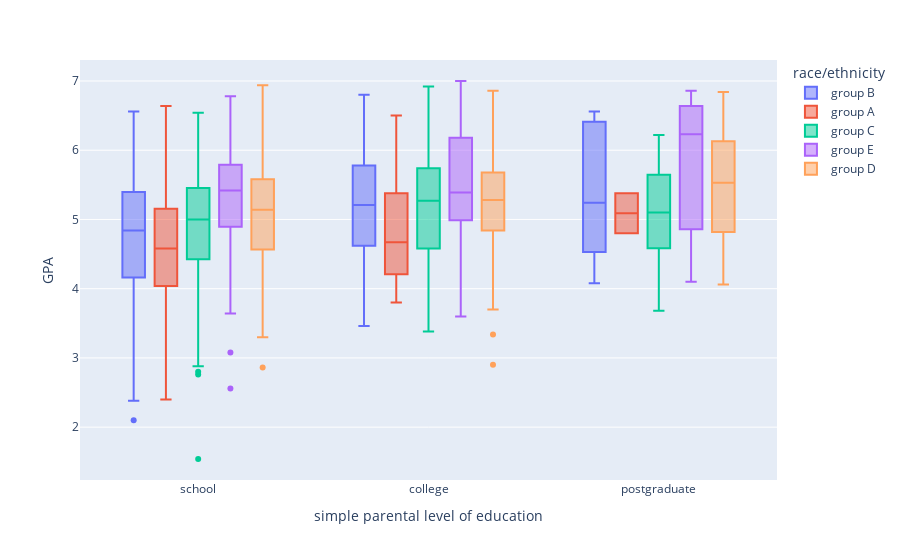

Notebook cell for this chart:
### Markdown cell above
## Visualizaciones [0.5 Puntos]

Ahora, implemente un gráfico de caja en donde se muestre el GPA con respecto al nivel educacional y que la variable de color sea la etnicidad y luego comente.

### Code cell
caja_2 = px.box(df_grades,x='simple parental level of education',y="GPA",color="race/ethnicity"

              )
caja_2

### Figure 1 — Plotly figure (JSON) as saved in the notebook; plotly's stock layout.template omitted (floating-point values rounded to 4 significant figures; data arrays with more than 128 entries replaced by an {"elided": "..."} marker saying what was removed)
{"data": [{"alignmentgroup": "True", "hovertemplate": "race/ethnicity=group B<br>simple parental level of education=%{x}<br>GPA=%{y}<extra></extra>", "legendgroup": "group B", "marker": {"color": "#636efa"}, "name": "group B", "notched": false, "offsetgroup": "group B", "orientation": "v", "showlegend": true, "type": "box", "x": {"elided": "166 str values"}, "x0": " ", "xaxis": "x", "y": {"elided": "166 float values"}, "y0": " ", "yaxis": "y"}, {"alignmentgroup": "True", "hovertemplate": "race/ethnicity=group A<br>simple parental level of education=%{x}<br>GPA=%{y}<extra></extra>", "legendgroup": "group A", "marker": {"color": "#EF553B"}, "name": "group A", "notched": false, "offsetgroup": "group A", "orientation": "v", "showlegend": true, "type": "box", "x": ["college", "school", "college", "college", "college", "college", "college", "school", "school", "school", "college", "school", "college", "postgraduate", "school", "school", "college", "school", "school", "college", "school", "school", "school", "school", "school", "school", "postgraduate", "school", "college", "school", "school", "school", "school", "school", "college", "college", "college", "college", "school", "school", "school", "school", "school", "college", "school", "school", "school", "college", "school", "school", "school", "school", "college", "school", "college", "school", "school", "school", "college", "school", "school", "school", "school", "school", "school", "college", "school", "school", "school", "college", "school", "college", "school", "school", "college", "school", "school"], "x0": " ", "xaxis": "x", "y": [5.78, 3.46, 4.7, 5.02, 4.84, 3.96, 4.36, 4.96, 3.78, 4.84, 4.98, 4.26, 5.18, 4.8, 4.28, 4.24, 4.64, 4.68, 4.32, 4, 5.08, 2.4, 4.02, 5.38, 4.1, 4.68, 5.38, 6.64, 4.56, 4.12, 3.94, 4.1, 5.4, 6, 6.16, 4.08, 6.5, 5.52, 4.58, 5.08, 3.68, 3.88, 5.02, 3.8, 4.76, 3.36, 5.18, 4.54, 3.24, 6.34, 4.14, 5.66, 6.36, 5.72, 4.02, 5.62, 3.68, 3.48, 5.86, 3.6, 4.5, 5.68, 3.82, 5.08, 5.48, 5.24, 5.7, 4.38, 4.56, 4.34, 4.9, 4.64, 5.02, 4.66, 3.96, 4.54, 5.48], "y0": " ", "yaxis": "y"}, {"alignmentgroup": "True", "hovertemplate": "race/ethnicity=group C<br>simple parental level of education=%{x}<br>GPA=%{y}<extra></extra>", "legendgroup": "group C", "marker": {"color": "#00cc96"}, "name": "group C", "notched": false, "offsetgroup": "group C", "orientation": "v", "showlegend": true, "type": "box", "x": {"elided": "272 str values"}, "x0": " ", "xaxis": "x", "y": {"elided": "272 float values"}, "y0": " ", "yaxis": "y"}, {"alignmentgroup": "True", "hovertemplate": "race/ethnicity=group E<br>simple parental level of education=%{x}<br>GPA=%{y}<extra></extra>", "legendgroup": "group E", "marker": {"color": "#ab63fa"}, "name": "group E", "notched": false, "offsetgroup": "group E", "orientation": "v", "showlegend": true, "type": "box", "x": ["school", "school", "college", "college", "school", "school", "school", "college", "school", "college", "school", "school", "school", "school", "school", "college", "college", "postgraduate", "school", "school", "school", "school", "college", "college", "school", "school", "school", "postgraduate", "school", "school", "college", "school", "college", "school", "school", "college", "school", "college", "college", "college", "school", "college", "school", "school", "college", "college", "college", "college", "college", "school", "school", "college", "college", "college", "school", "college", "college", "college", "school", "school", "school", "school", "school", "school", "school", "college", "college", "college", "college", "school", "college", "college", "school", "school", "college", "school", "college", "school", "school", "school", "school", "college", "school", "college", "postgraduate", "college", "college", "school", "college", "school", "postgraduate", "college", "school", "college", "college", "school", "school", "school", "college", "school", "school", "school", "college", "college", "school", "college", "school", "school", "college", "postgraduate", "college", "school", "school", "postgraduate", "college", "college", "college", "college", "school", "school", "school"], "x0": " ", "xaxis": "x", "y": [5.64, 5.76, 5.54, 6.14, 5.96, 5.1, 6.14, 6.24, 5.42, 6.34, 5.1, 6.2, 5.36, 6.32, 5.1, 5.22, 5.92, 6.86, 5.52, 4.06, 6, 4.88, 5.2, 5.84, 4.74, 4.52, 4.36, 4.1, 3.64, 4.5, 4.98, 6.64, 5.14, 5.4, 5.56, 5.82, 5.84, 6.22, 6.22, 7, 4.88, 5, 5.52, 5.38, 4.2, 6.42, 4.82, 6.98, 5.88, 5.56, 5.72, 6.86, 5.34, 3.6, 5.82, 5.5, 5.7, 6.06, 2.56, 5.62, 4.04, 5.6, 5.72, 6.32, 5.68, 5, 7, 5.26, 6.76, 4.02, 4.86, 6.24, 6, 4.94, 4.62, 5.26, 5.48, 5.54, 5.08, 5.2, 4.66, 5.12, 6.3, 3.66, 6.18, 3.76, 5.28, 5.36, 4.42, 5.34, 6.64, 5.08, 6.78, 5.78, 6.52, 5.46, 5.52, 5.8, 4.8, 5.74, 4.44, 3.08, 5.08, 5.22, 5.9, 5.74, 4.98, 5.34, 4.96, 6.28, 4.44, 6.18, 5.94, 4.86, 5.44, 7, 4.12, 5.26, 4.62, 4.34, 5.2], "y0": " ", "yaxis": "y"}, {"alignmentgroup": "True", "hovertemplate": "race/ethnicity=group D<br>simple parental level of education=%{x}<br>GPA=%{y}<extra></extra>", "legendgroup": "group D", "marker": {"color": "#FFA15A"}, "name": "group D", "notched": false, "offsetgroup": "group D", "orientation": "v", "showlegend": true, "type": "box", "x": {"elided": "239 str values"}, "x0": " ", "xaxis": "x", "y": {"elided": "239 float values"}, "y0": " ", "yaxis": "y"}], "layout": {"boxmode": "group", "legend": {"title": {"text": "race/ethnicity"}, "tracegroupgap": 0}, "margin": {"t": 60}, "xaxis": {"anchor": "y", "domain": [0, 1], "title": {"text": "simple parental level of education"}}, "yaxis": {"anchor": "x", "domain": [0, 1], "title": {"text": "GPA"}}}}
